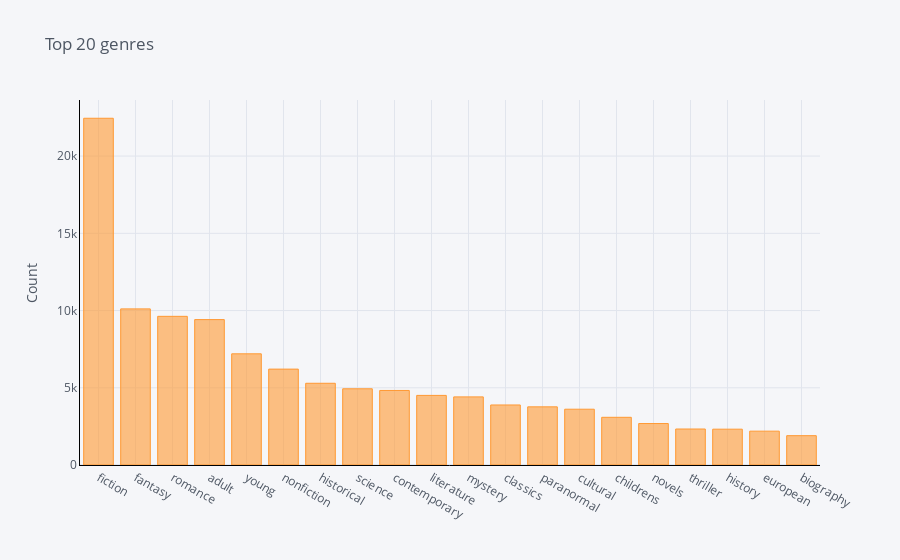

The code cell stored with this chart in its notebook:
### Code cell
book_genres = train_full['book_genre'].fillna("")
book_genres = book_genres.apply(lambda x: " ".join(list(set((" ".join(str(x).split('|'))).split()))))

common_genres = get_top_n_words(book_genres, 20)
df4 = pd.DataFrame(common_genres, columns = ['Genre' , 'count'])
df4.groupby('Genre').sum()['count'].sort_values(ascending=False).iplot(
    kind='bar', yTitle='Count', linecolor='black', title='Top 20 genres')

### Figure 1 — Plotly figure (JSON) as saved in the notebook; plotly's stock layout.template omitted (floating-point values rounded to 4 significant figures)
{"data": [{"marker": {"color": "rgba(255, 153, 51, 0.6)", "line": {"color": "rgba(255, 153, 51, 1.0)", "width": 1}}, "name": "count", "orientation": "v", "text": "", "type": "bar", "x": ["fiction", "fantasy", "romance", "adult", "young", "nonfiction", "historical", "science", "contemporary", "literature", "mystery", "classics", "paranormal", "cultural", "childrens", "novels", "thriller", "history", "european", "biography"], "y": [22450, 10108, 9625, 9414, 7198, 6208, 5291, 4934, 4826, 4506, 4410, 3886, 3765, 3612, 3088, 2684, 2331, 2319, 2191, 1898]}], "layout": {"legend": {"bgcolor": "#F5F6F9", "font": {"color": "#4D5663"}}, "paper_bgcolor": "#F5F6F9", "plot_bgcolor": "#F5F6F9", "title": {"font": {"color": "#4D5663"}, "text": "Top 20 genres"}, "xaxis": {"gridcolor": "#E1E5ED", "linecolor": "black", "showgrid": true, "tickfont": {"color": "#4D5663"}, "title": {"font": {"color": "#4D5663"}, "text": ""}, "zerolinecolor": "#E1E5ED"}, "yaxis": {"gridcolor": "#E1E5ED", "linecolor": "black", "showgrid": true, "tickfont": {"color": "#4D5663"}, "title": {"font": {"color": "#4D5663"}, "text": "Count"}, "zerolinecolor": "#E1E5ED"}}}
